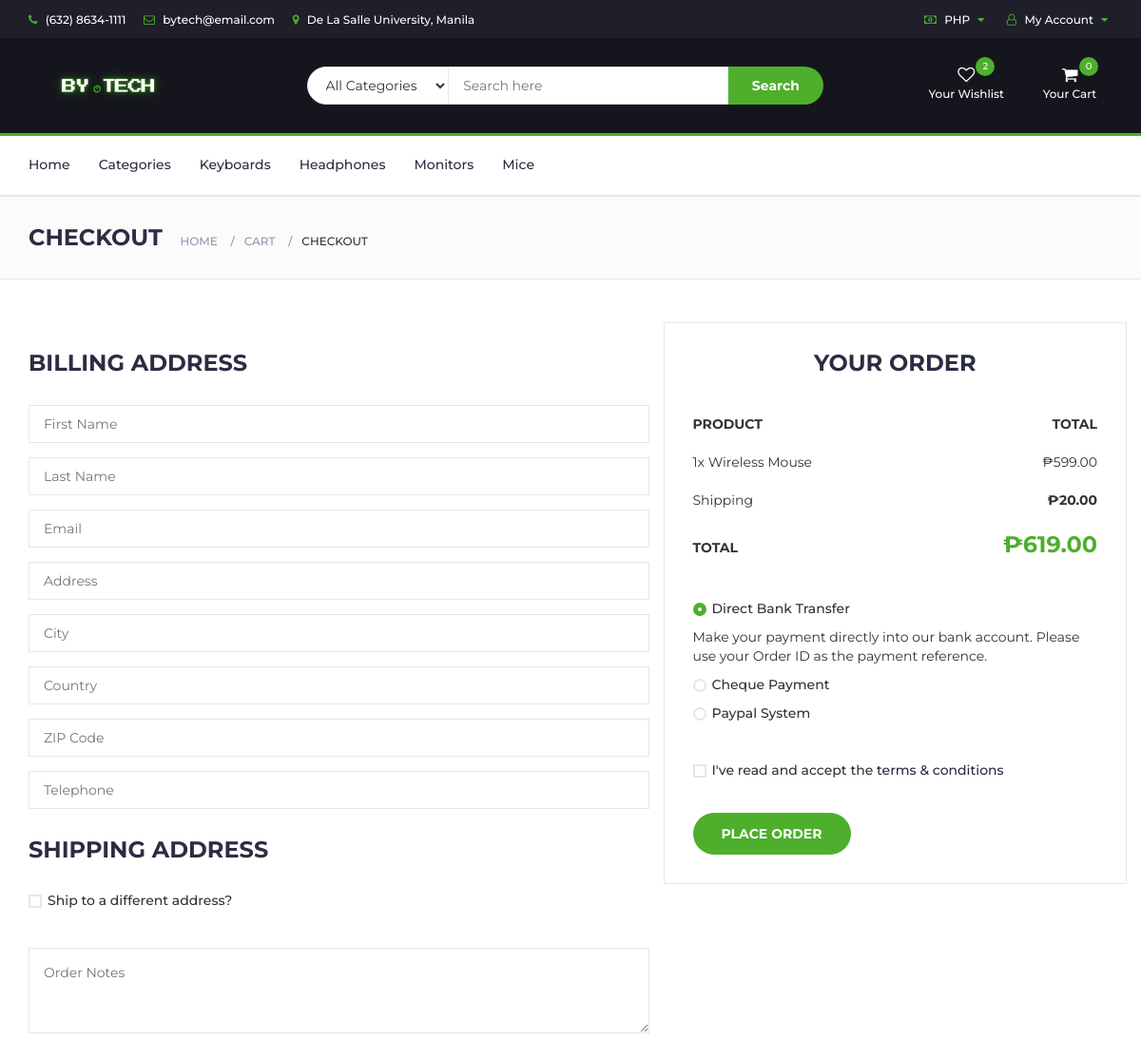
/website/checkout.php (upper part), run on an earlier commit of the app's database.
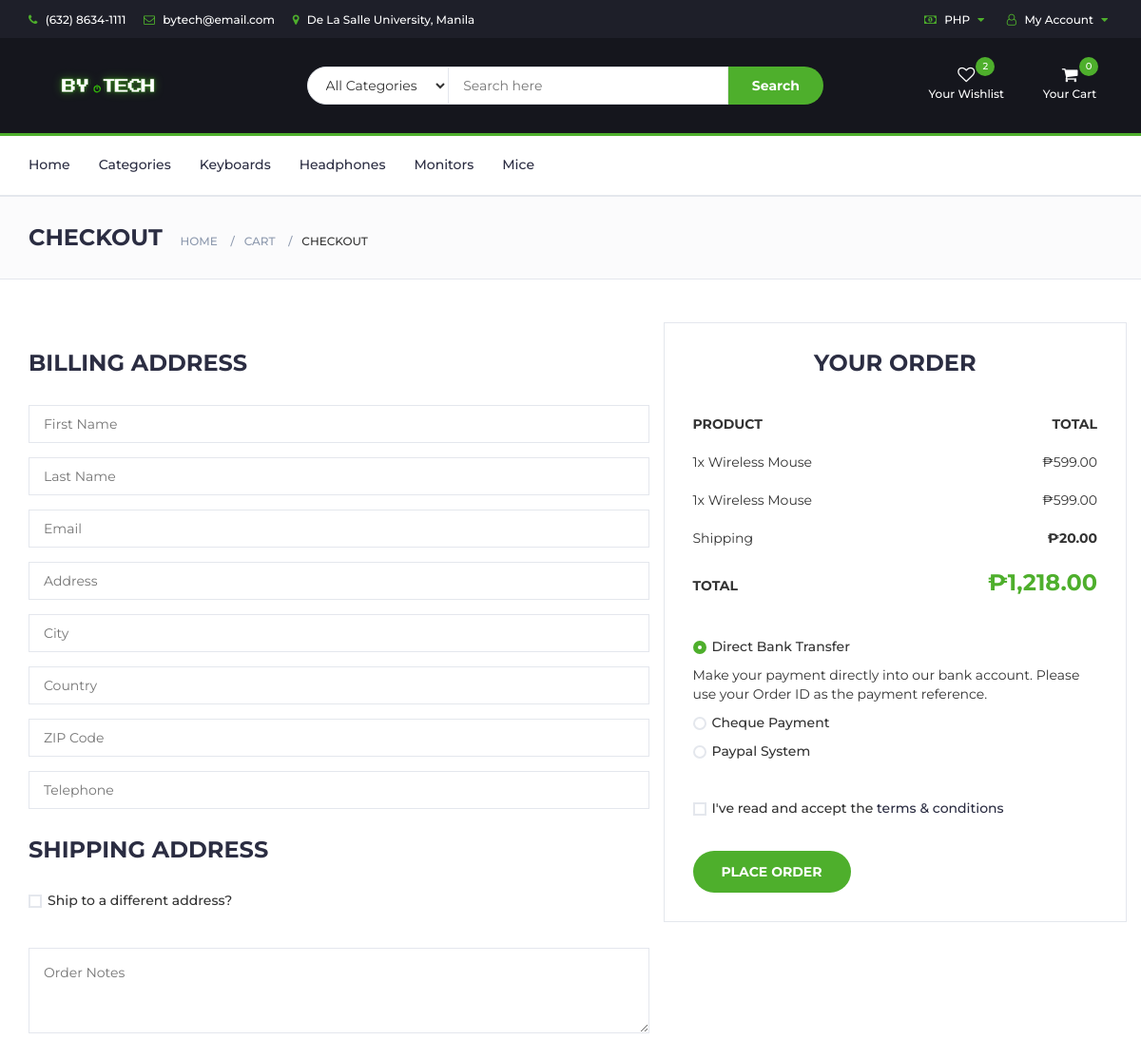
And on a later commit of the database.
### tables this page shows
CREATE TABLE `cart` (
  `item_id` int NOT NULL AUTO_INCREMENT,
  `name` varchar(100) NOT NULL,
  `price` decimal(10,2) NOT NULL,
  `quantity` int NOT NULL,
  `product_id` int NOT NULL,
  `user_id` int DEFAULT NULL,
  `session_id` varchar(255) NOT NULL,
  PRIMARY KEY (`item_id`),
  KEY `user_id` (`user_id`),
  CONSTRAINT `cart_ibfk_1` FOREIGN KEY (`user_id`) REFERENCES `users` (`user_id`)
);

### website/currency.php (called while the page is built, shortened)
<?php
function displayPrice($basePrice) {
    $currency = $GLOBALS['currency'];
    $rates = $GLOBALS['rates'];
    $rate = $rates[$currency] ?? 1;
    $symbol = match($currency) {
        'USD' => '$',
        'KRW' => '₩',
        default => '₱'
    };
    $converted = $basePrice * $rate;
    return $symbol . number_format($converted, 2);
}
?>

### website/checkout.php (the view, shortened to what the changed rows need)
<?php
require_once 'currency.php';
$servername = "localhost";
$username = "root";
$password = "";
$database = "online_store";
$conn = new mysqli($servername, $username, $password, $database);
$cart_items = $conn->query("SELECT * FROM cart");
$cart_items->data_seek(0);
$subtotal = 0;
while ($item = $cart_items->fetch_assoc()) {
    $subtotal += $item['price'] * $item['quantity'];
}
$shipping = 20;
$grand_total = $subtotal + $shipping;
?>
<!DOCTYPE html>
<html lang="en">
<head>
    <link type="text/css" rel="stylesheet" href="css/bootstrap.min.css"/>
    <link type="text/css" rel="stylesheet" href="css/slick.css"/>
    <link type="text/css" rel="stylesheet" href="css/slick-theme.css"/>
    <link type="text/css" rel="stylesheet" href="css/nouislider.min.css"/>
    <link rel="stylesheet" href="css/font-awesome.min.css">
    <link type="text/css" rel="stylesheet" href="css/style.css"/>
</head>
<body>
    <?php include 'header.php'; ?>
    <div class="section">
        <div class="container">
            <div class="row">
                <form method="POST" action="checkout.php" class="clearfix">
                    <div class="col-md-5 order-details">
                        <div class="order-summary">
                            <div class="order-products">
                                <?php
                                $cart_items = $conn->query("SELECT * FROM cart");
                                while ($item = $cart_items->fetch_assoc()):
                                    $item_total = $item['price'] * $item['quantity'];
                                ?>
                                    <div class="order-col">
                                        <div><?= $item['quantity'] ?>x <?= htmlspecialchars($item['name']) ?></div>
                                        <div><?= displayPrice($item_total) ?></div>
                                    </div>
                                <?php endwhile; ?>
                            </div>
                            <div class="order-col">
                                <div><strong class="order-total"><?= displayPrice($grand_total) ?></strong></div>
                            </div>
                        </div>
                    </div>
                </form>
            </div>
        </div>
    </div>
</body>
</html>

What changed in the data, as far as the page shows it:
added cart: quantity "1", name "Wireless Mouse", displayPrice($item_total) "₱599.00"
Also different on the page:
displayPrice($grand_total): "₱619.00" → "₱1,218.00"
